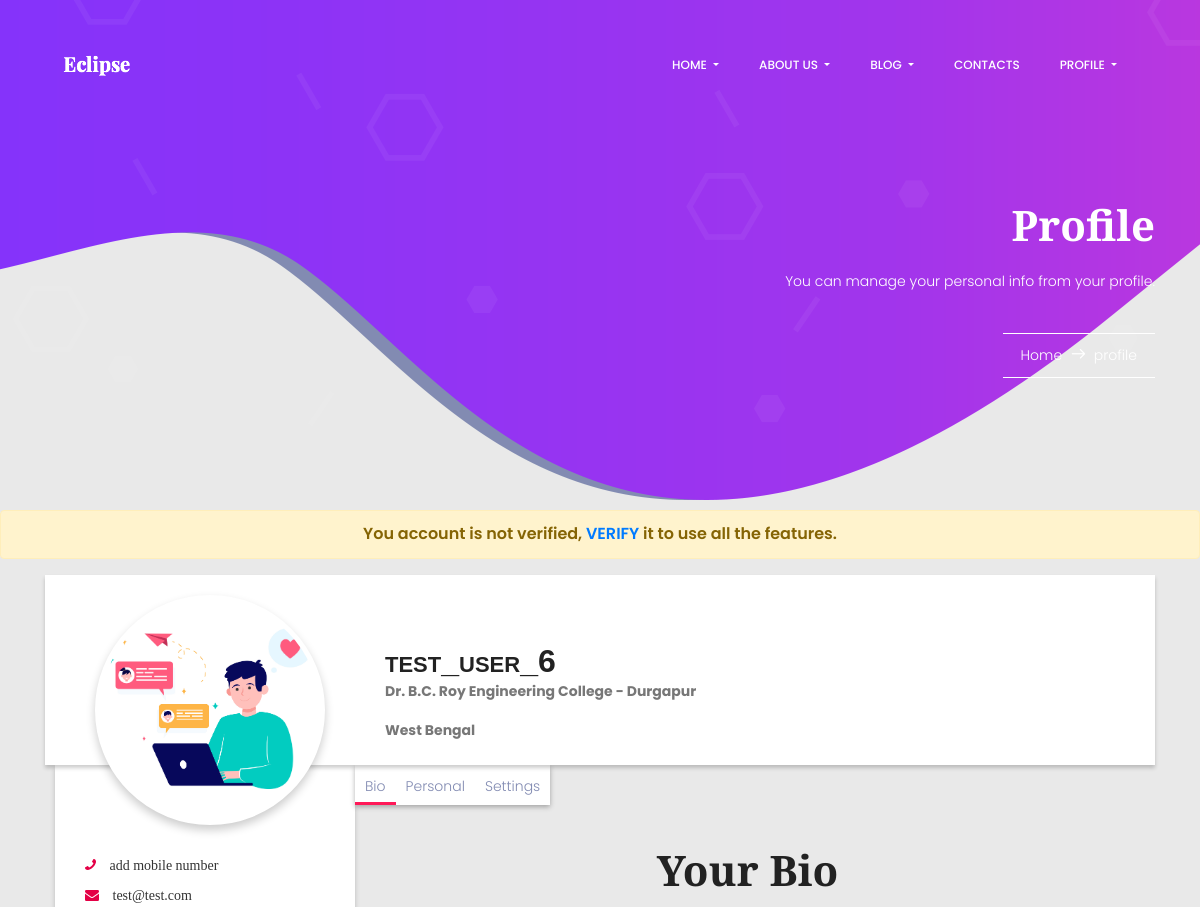
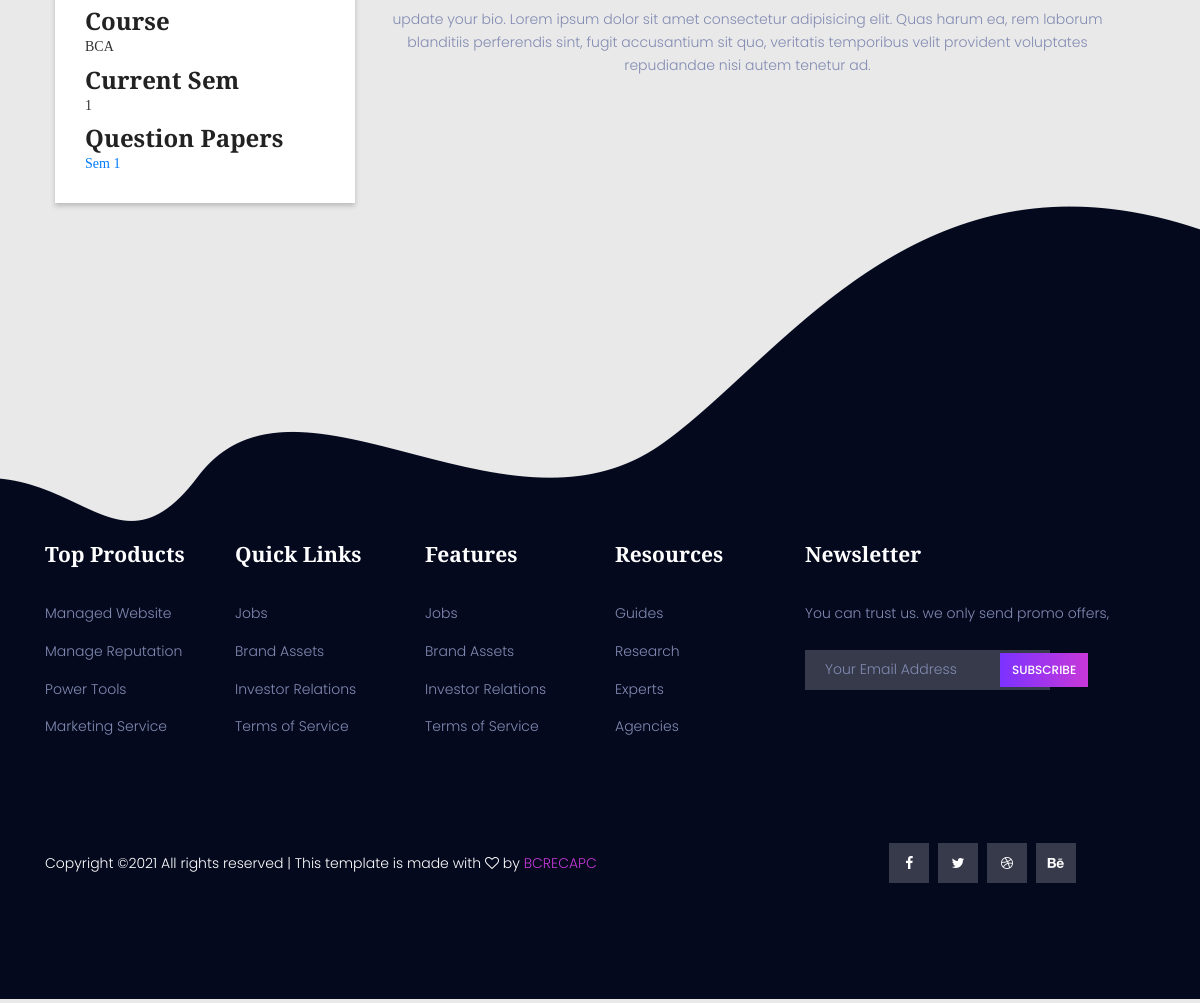
Screenshot of /profile/ (signed in) with the database file from the repository (2 pictures, top to bottom).
### home/models.py (models this page shows, shortened)
class UserProfileInfo(models.Model):
    user = models.OneToOneField(User, on_delete=models.CASCADE)
    is_verify = models.BooleanField(default=False)
    name = models.CharField(max_length=20, blank=True)
    phone_number = models.CharField(
        max_length=20, default="add mobile number")
    college_name = models.CharField(
        max_length=200, default="Dr. B.C. Roy Engineering College - Durgapur")
    state = models.CharField(max_length=50, default="West Bengal")
    profile_pic = models.ImageField(upload_to='pofile_pics', blank=True)
    course = models.CharField(
        max_length=10, choices=Course_CHOICES, default='BCA')
    Semester = models.IntegerField(choices=Sem_CHOICES, default=1)
    bio = models.CharField(max_length=500, default="update your bio.")
    portfolio_site = models.URLField(blank=True, default="")
    upload_cv = models.FileField(upload_to="user_cvs", blank=True)

### home/views.py (the view)
# urls.py: path('profile/', views.profile, name="profilePage"),
@login_required(login_url='/login/')
def profile(request):
    return render(request, 'home/profile.html', {
        'profile': UserProfileInfo.objects.filter(user=request.user).first()
    })

### templates/home/profile.html (shortened to what this page needs)
{% extends 'basic.html' %}
{% block banner %}
<section class="banner-area">
    <div class="container">
        <div class="row justify-content-center align-items-center">
            <div class="col-lg-12 banner-right">
                <h1 class="text-white">
                    Profile
                </h1>
                <p class="mx-auto text-white  mt-20 mb-40">
                    You can manage your personal info from your profile.
                </p>
                <div class="link-nav">
                    <span class="box">
                        <a href="/">Home </a>
                        <i class="lnr lnr-arrow-right"></i>
                        <a href="/profile">profile</a>
                    </span>
                </div>
            </div>
        </div>
    </div>
</section>
{% endblock banner %}
{% block body %}
{% if not profile.is_verify %}
    <div class="alert alert-warning warning" role="alert">
        You account is not verified, <a href="">VERIFY</a> it to use all the features.
    </div>
{% endif %}
<div class="container">
    <div class="profile-header">
        <div class="profile-img">
            {% if  profile.profile_pic %}
            <img src="/media/{{ profile.profile_pic }}" width="200" alt="Profile Image">
            {% else %}
            <img src="/media/pofile_pics/default.jpg" width="200" alt="Profile Image">
            {% endif %}
        </div>
        <div class="profile-nav-info">
            {% if profile.name %}
            <h3 class="user-name">{{ profile.name }} </h3>
            <p> username - {{ user }}</p>
            {% else %}
            <h3 class="user-name">{{ user }} </h3>
            {% endif %}
            <div class="address">
                <p id="state" class="state">{{ profile.college_name }}</p>
            </div>
            <div style="padding-bottom: 1rem;" class="address">
                <span id="country" class="country">{{ profile.state }}</span>
            </div>
        </div>
    </div>
    <div class="main-bd">
        <div class="left-side">
            <div class="profile-side">
                <p class="mobile-no"><i class="fa fa-phone"></i> {{ profile.phone_number }}</p>
                <p class="user-mail"><i class="fa fa-envelope"></i> {{ user.email }}</p>
                <div class="user-bio">
                    <h3>Course</h3>
                    <p class="bio">
                        {{ profile.course|upper }}
                    </p>
                    <h3>Current Sem</h3>
                    <p class="bio">
                        {{ profile.Semester }}
                    </p>
                    <h3>Question Papers</h3>
                    <p class="bio">
                        <a href="/courses/{{profile.course|lower}}/{{profile.Semester}}">Sem {{ profile.Semester }}</a>
                    </p>
                </div>
            </div>
        </div>
        <div class="right-side">
            <div class="nav">
                <ul>
                    <li onclick="tabs(0)" class="user-post active">Bio</li>
                    <li onclick="tabs(1)" class="user-review">Personal</li>
                    <li onclick="tabs(2)" class="user-setting"> Settings</li>
                </ul>
            </div>
            <div class="profile-body">
                <div class="profile-posts tab">
                    <h1>Your Bio</h1>
                    <p>{{ profile.bio }} Lorem ipsum dolor sit amet consectetur adipisicing elit. Quas harum ea, rem
                        laborum blanditiis perferendis sint, fugit accusantium sit quo, veritatis temporibus velit
                        provident voluptates repudiandae nisi autem tenetur ad.</p>
                </div>
            </div>
        </div>
    </div>
</div>
{% endblock body %}

### static/css/main.css (style rules this page uses)
body { color: #828bb2; font-family: "Roboto", sans-serif; font-size: 14px; font-weight: 300; line-height: 1.625em; position: relative; }
ol, ul { margin: 0; padding: 0; list-style: none; }
a { -webkit-transition: all 0.3s ease 0s; -moz-transition: all 0.3s ease 0s; -o-transition: all 0.3s ease 0s; transition: all 0.3s ease 0s; }
a, a:focus, a:hover { text-decoration: none; outline: 0; }
h1, h2, h3, h4, h5, h6 { font-family: "Playfair Display", serif; color: #222222; line-height: 1.2em; margin-bottom: 0; margin-top: 0; font-weight: 900; }
h1, .h1 { font-size: 36px; }
h3, .h3 { font-size: 24px; }
.mt-20 { margin-top: 20px; }
.mb-40 { margin-bottom: 40px; }
.text-white { color: #fff; }
.banner-area { background: url(../img/banner-bg.png) no-repeat center; background-position: right; min-height: 510px; }
.banner-right { margin-top: 200px; text-align: right; }
.banner-right .box { border-top: 1px solid #fff; border-bottom: 1px solid #fff; padding: 10px 18px; display: inline-block; }
.banner-right .box i { color: #fff; font-size: 14px; margin: 5px; font-weight: 600; }
.banner-right .box a { color: #fff; font-size: 14px; -webkit-transition: all 0.3s ease 0s; -moz-transition: all 0.3s ease 0s; -o-transition: all 0.3s ease 0s; transition: all 0.3s ease 0s; }
h1 { font-size: 42px; }
h3 { font-size: 24px; }
h1, h2, h3, h4, h5, h6 { line-height: 1.2em; }
.warning { text-align: center; font-size: 1rem; font-weight: 600; }

### templates/home/profile.html (style rules this page uses)
* { padding: 0; margin: 0; box-sizing: border-box; }
body { background: #e9e9e9; overflow-x: hidden; font-family: "Poppins", sans-serif; }
.profile-header { background: #fff; width: 100%; display: flex; height: 190px; position: relative; box-shadow: 0px 3px 4px rgba(0, 0, 0, 0.2); }
.profile-img { float: left; width: 340px; height: 200px; }
.profile-img img { border-radius: 50%; height: 230px; width: 230px; border: 5px solid #fff; box-shadow: 0px 5px 10px rgba(0, 0, 0, 0.2); position: absolute; left: 50px; top: 20px; z-index: 5; background: #fff; }
.profile-nav-info { float: left; display: flex; flex-direction: column; justify-content: center; padding-top: 60px; }
.profile-nav-info h3 { font-variant: small-caps; font-size: 2rem; font-family: sans-serif; font-weight: bold; }
.profile-nav-info .address { display: flex; font-weight: bold; color: #777; }
.profile-nav-info .address p { margin-right: 5px; }
.main-bd { width: 100%; display: flex; padding-right: 15px; }
.profile-side { width: 300px; background: #fff; box-shadow: 0px 3px 5px rgba(0, 0, 0, 0.2); padding: 90px 30px 20px; font-family: "Bree Serif", serif; margin-left: 10px; z-index: 99; }
.profile-side p { margin-bottom: 7px; color: #333; font-size: 14px; }
.profile-side p i { color: #e40046; margin-right: 10px; }
.mobile-no i { transform: rotateY(180deg); color: #e40046; }
.nav { width: 100%; z-index: -1; }
.nav ul { display: flex; justify-content: space-around; list-style-type: none; height: 40px; background: #fff; box-shadow: 0px 2px 5px rgba(0, 0, 0, 0.3); }
.nav ul li { padding: 10px; width: 100%; cursor: pointer; text-align: center; transition: all 0.2s ease-in-out; }
.nav ul li:hover, .nav ul li.active { box-shadow: 0px -3px 0px rgba(288, 0, 70, 0.9) inset; }
.profile-body { width: 100%; z-index: -1; }
.tab { display: none; }
.tab { padding: 20px; width: 100%; text-align: center; }
.tab h1 { font-family: "Bree Serif", sans-serif; display: flex; justify-content: center; margin: 20px auto; }

### rows the page displays
UserProfileInfo: college_name "Dr. B.C. Roy Engineering College - Durgapur", state "West Bengal", phone_number "add mobile number", course "BCA", Semester "1", bio "update your bio."

### other values shown
{{ user }} "test_user_6"
{{ user.email }} "test@test.com"
